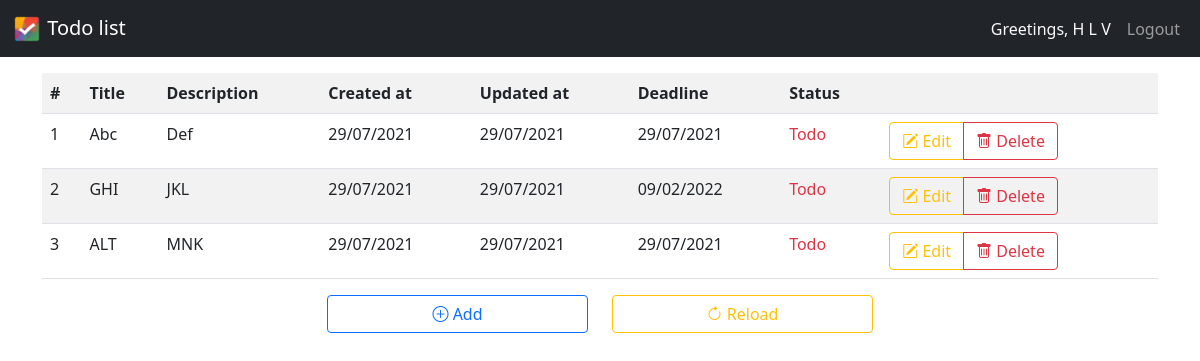
/home.php (signed in), run on the app's committed database.
### tables this page shows
CREATE TABLE `todo` (
  `id` int NOT NULL AUTO_INCREMENT,
  `title` varchar(128) NOT NULL DEFAULT '',
  `description` varchar(128) NOT NULL DEFAULT '',
  `created_at` datetime NOT NULL DEFAULT CURRENT_TIMESTAMP,
  `updated_at` datetime NOT NULL DEFAULT CURRENT_TIMESTAMP ON UPDATE CURRENT_TIMESTAMP,
  `deadline` datetime NOT NULL DEFAULT CURRENT_TIMESTAMP,
  `status` tinyint unsigned NOT NULL DEFAULT '0',
  `user` varchar(64) NOT NULL,
  PRIMARY KEY (`id`),
  UNIQUE KEY `id_UNIQUE` (`id`),
  KEY `email_idx` (`user`),
  CONSTRAINT `todo_user` FOREIGN KEY (`user`) REFERENCES `users` (`email`) ON DELETE CASCADE ON UPDATE CASCADE
);

### includes/database.php (called while the page is built, shortened)
<?php
class Database {
    var $sql_string = '';
    private $conn;
    public function open_connection() {
        $this->conn = mysqli_connect(server,user,pass, database_name);
    }
    function setQuery($sql = '') {
        $this->sql_string = $sql;
    }
    function executeQuery() {
        $result = mysqli_query($this->conn, $this->sql_string);
        $this->result = $this->confirm_query($result);
        return $result;
    }
    private function confirm_query($result) {
        return $result;
    }
    function loadResultList($key = '') {
        $cur = $this->executeQuery();
        $array = array();
        while ($row = mysqli_fetch_object($cur))
            if ($key)
                $array[$row->$key] = $row;
            else
                $array[] = $row;
        return $array;
    }
}
$mydb = new Database();

### includes/initialize.php (called while the page is built, shortened)
<?php
$statuses = [0 => 'Todo', 1 => 'In progress', 2 => 'Done'];
$statusclass = [0 => 'text-danger', 1 => 'text-info', 2 => 'text-success'];
require_once('database.php');
function sqltodate($mysqldate) {
    return date('d/m/Y', strtotime($mysqldate));
}
function getTodoes() {
    global $mydb;
    $sql = "SELECT * FROM `todo` WHERE `user` = '".$_SESSION['email']."'";
    $mydb->setQuery($sql);
    return $mydb->loadResultList();
}

### api/listTodo.php (the view, shortened to what this page needs)
<?php
require_once(__DIR__.'/../includes/initialize.php');
$todoes = getTodoes();
?>
<tr>
    <th>#</th>
    <th>Title</th>
    <th>Description</th>
    <th>Created at</th>
    <th>Updated at</th>
    <th>Deadline</th>
    <th>Status</th>
    <th></th>
</tr>
<?php if (count($todoes) > 0): ?>
    <?php $i = 0; ?>
    <?php foreach ($todoes as $todo): ?>
        <?php $i++; ?>
        <tr id=<?= $todo->id ?>>
            <td><?= $i ?></td>
            <td id= <?= "title".$todo->id ?>><?= $todo->title ?></td>
            <td id= <?= "desc".$todo->id ?>><?= $todo->description ?></td>
            <td><?= sqltodate($todo->created_at) ?></td>
            <td><?= sqltodate($todo->updated_at) ?></td>
            <td id= <?= "deadline".$todo->id ?>><?= sqltodate($todo->deadline) ?></td>
            <td id= <?= "status".$todo->id ?> class=<?= $statusclass[$todo->status] ?>><?= $statuses[$todo->status] ?></td>
            <td>
                <div class="btnGroup btn-group">
                    <div id= <?= "editBtn".$todo->id ?> class="editBtn btn btn-outline-warning"><i class="bi bi-pencil-square"></i> Edit</div>
                    <div id= <?= "deleteBtn".$todo->id ?> class="deleteBtn btn btn-outline-danger"><i class="bi bi-trash"></i> Delete</div>
                </div>
            </td>
        </tr>
    <?php endforeach; ?>
<?php else: ?>
    <tr>
        <td colspan="8" class="text-center">Nothing to show here</td>
    </tr>
<?php endif; ?>

### data on the page
todo: title "Abc", description "Def", created_at "29/07/2021", updated_at "29/07/2021", deadline "29/07/2021", status "Todo"
todo: title "GHI", description "JKL", created_at "29/07/2021", updated_at "29/07/2021", deadline "09/02/2022", status "Todo"
todo: title "ALT", description "MNK", created_at "29/07/2021", updated_at "29/07/2021", deadline "29/07/2021", status "Todo"

### other printed values
$_SESSION['fullname'] "H L V"
